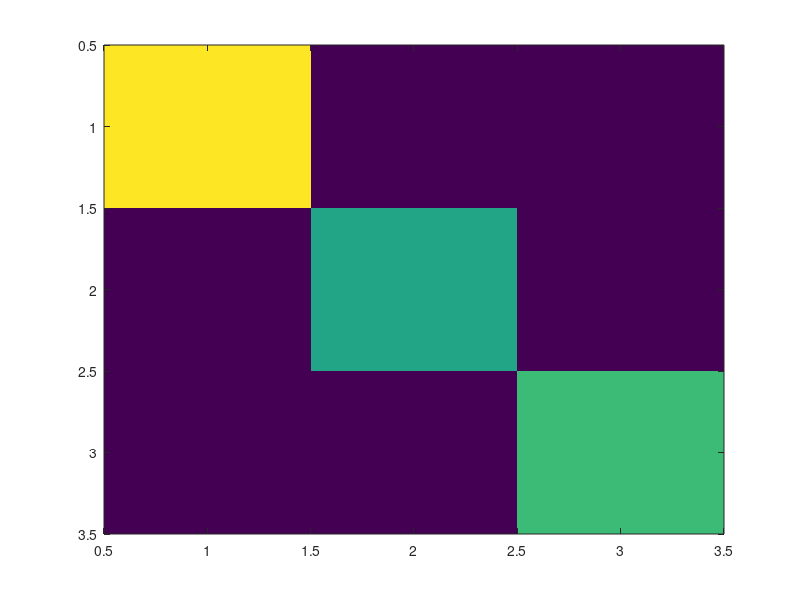

MATLAB code to generate this figure: (Note: this script raises an error after producing the figure.)
%% example 1
%# Fisher Iris dataset
load fisheriris
[~,~,labels] = unique(species);   %# labels: 1/2/3
data = zscore(meas);              %# scale features
numInst = size(data,1); % total amount of observations
numLabels = max(labels); % otal number of labels

%# split training/testing
idx = randperm(numInst); % make a random index to train/test
numTrain = 100; 
numTest = numInst - numTrain; % decide on a number to test on

% get training data and testing data
trainData = data(idx(1:numTrain),:);  testData = data(idx(numTrain+1:end),:);
trainLabel = labels(idx(1:numTrain)); testLabel = labels(idx(numTrain+1:end));

%# train one-against-all models
model = cell(numLabels,1);
for k=1:numLabels % so we'll build model on each of the three datasets
    model{k} = svmtrain(double(trainLabel==k), trainData, '-c 1 -g 0.2 -b 1');
end

%# get probability estimates of test instances using each model
prob = zeros(numTest,numLabels);
for k=1:numLabels
    [~,accuracy{k},p] = svmpredict(double(testLabel==k), testData, model{k}, '-b 1');
    prob(:,k) = p(:,model{k}.Label==1);    %# probability of class==k
end

%# predict the class with the highest probability
[~,pred] = max(prob,[],2);
acc = sum(pred == testLabel) ./ numel(testLabel)    %# accuracy
C = confusionmat(testLabel, pred) 
figure('color','w')
imagesc(C)

%% our data
% multiclass
mat1 = lefts{7};
mat2 = rights{7};
mat3 = vertcat(mat1,mat2);

% num of observations
numObs = size(mat3,1);

% numFeatures - note in this case we're pretending that the num features is
% on columns
numFeats = size(mat3,2);

% labels
labels3 = repmat({'SL'},[numObs/4,1]);
labels4 = repmat({'SR'},[numObs/4,1]);
labels1 = repmat({'CL'},[numObs/4,1]);
labels2 = repmat({'CR'},[numObs/4,1]);

% labels - alphabetized
[~,~,Labels] = unique(horzcat(labels1,labels2,labels3,labels4));

% training labels
for i = 1:numel(Labels)
    clear trainData testData trainLabel testLabel
    
    % training data
    trainData       = mat3;
    trainLabel      = Labels;
    trainData(i,:)  = [];
    trainLabel(i,:) = [];

    % train model
    model{i} = svmtrain(trainLabel, trainData, '-c 1 -t 0');
        
    % testing data
    testData  = mat3(i,:);
    testLabel = Labels(i,:);
    
    % test classifier
    [predict_label{i}, accuracy{i}, p] = svmpredict(testLabel, testData, model{i}, '-b 1');
end

%# predict the class with the highest probability
[~,pred] = max(prob,[],2);
acc = sum(pred == testLabel) ./ numel(testLabel)    %# accuracy
C = confusionmat(testLabel, pred) 




%% older

% train classifier
cd('X:\03. Lab Procedures and Protocols\MATLABToolbox\chronux\spectral_analysis\continuous\libsvm-3.20\matlab')           
model = svmtrain(labels_training, data_training, '-c 1 -t 0');
[predict_label, accuracy, prob] = svmpredict(labels_testing, data_testing, model);
% store accuracy - row is shuffled trials, column
